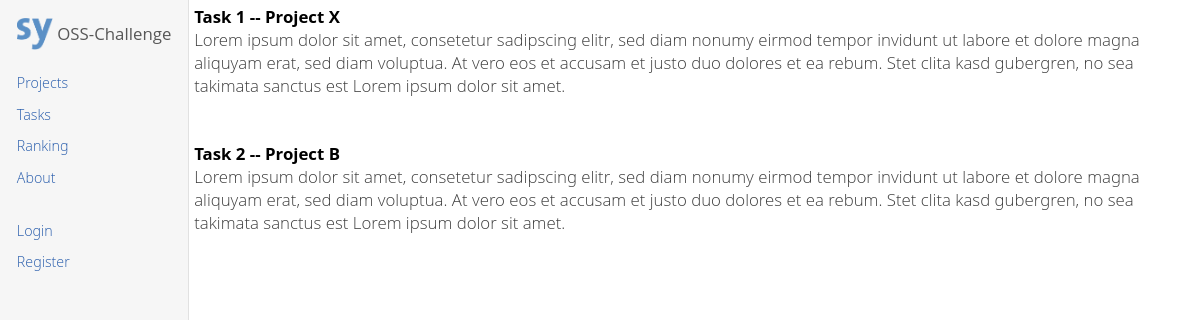
The page /tasks/ on the database as committed earlier.
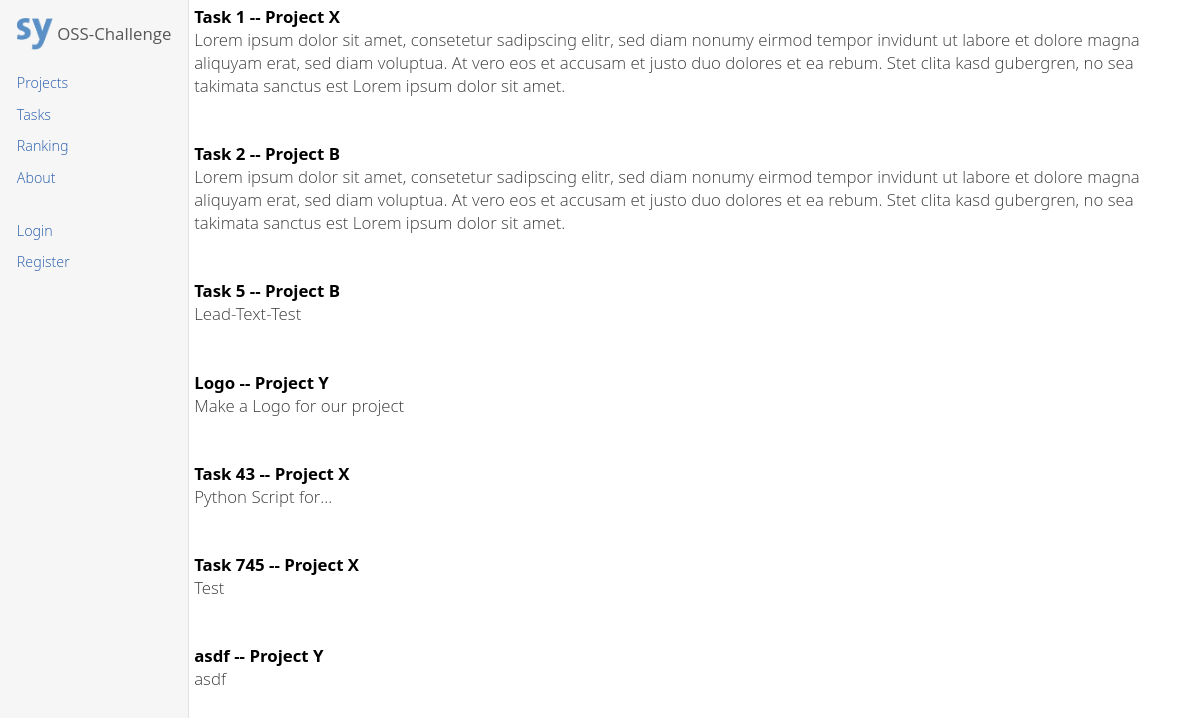
The same page on the database as committed later.
### osschallenge/models.py (models this page shows, shortened)
class Task(models.Model):
    title = models.CharField(max_length=50)
    lead_text = models.CharField(max_length=300)
    description = models.CharField(max_length=5000)
    mentor = models.ForeignKey(User, related_name="task_mentor")
    project = models.ForeignKey(Project, related_name="task_project")
    contributers = models.ManyToManyField(
        User,
        related_name="task_contributers"
    )

class Project(models.Model):
    title = models.CharField(max_length=50)
    lead_text = models.CharField(max_length=300)
    description = models.CharField(max_length=5000)
    licence = models.CharField(max_length=50)
    website = models.CharField(max_length=50)
    github = models.CharField(max_length=50)
    owner = models.ForeignKey(User, related_name="project_owner")
    mentors = models.ManyToManyField(User, related_name="project_mentors")

### osschallenge/views.py (the view)
class TaskIndexView(generic.ListView):
    template_name = 'osschallenge/taskindex.html'
    context_object_name = 'task_list'
    def get_queryset(self):
        return Task.objects.all()

### osschallenge/templates/osschallenge/taskindex.html
{% extends 'osschallenge/index.html' %}
{% block content %}
    {% if task_list %}
        <ul class="index">
        {% for task in task_list %}
            <li>
                <a href="/tasks/{{ task.id }}">{{ task.title }} -- {{ task.project.title }}</a>
                <p>{{ task.lead_text }}</p>
            </li>
        {% endfor %}
        </ul>
    {% else %}
        <p>No tasks available.</p>
    {% endif %}
{% endblock content %}

### osschallenge/templates/osschallenge/index.html (shortened to what this page needs)
{% load staticfiles %}
<html>
    <head>
        <link rel="stylesheet" type="text/css" href="{% static 'osschallenge/stylesheet.css'%}"/>
        <link rel="stylesheet" type="text/css" href="{% static 'osschallenge/adcssy.css'%}"/>
        <link rel="stylesheet" href="{% static 'osschallenge/font-awesome.min.css'%}"/>
    </head>
    <body class="page">
        <div class="page-viewport">
            <nav class="nav-side">
                <header class="nav-side-header">
                    <a href="/">
                        <div class="nav-side-header-logo"><img src="{% static "osschallenge/adsy.png" %}"/></div>
                        <div class="nav-side-header-title">OSS-Challenge</div>
                    </a>
                </header>
                <section class="nav-side-body">
                    <ul class="nav-side-list">
                    {% if user.is_authenticated %}
                        <li class="nav-side-list-item">
                            <a href="/projects">Projects</a>
                        </li>
                        <li class="nav-side-list-item">
                            <a href="/tasks">Tasks</a>
                        </li>
                        <li class="nav-side-list-item">
                            <a href="/ranking">Ranking</a>
                        </li>
                        <li class="nav-side-list-item">
                            <a href="/">About</a>
                        </li>
                        <br />
                        <li class="nav-side-list-item">
                            <a href="/profile">Profile</a>
                        </li>
                        <li class="nav-side-list-item">
                            <a href="/logout">Logout</a>
                        </li>
                        {% else %}
                        <li class="nav-side-list-item">
                            <a href="/projects">Projects</a>
                        </li>
                        <li class="nav-side-list-item">
                            <a href="/tasks">Tasks</a>
                        </li>
                        <li class="nav-side-list-item">
                            <a href="/ranking">Ranking</a>
                        </li>
                        <li class="nav-side-list-item">
                            <a href="/">About</a>
                        </li>
                        <br />
                        <li class="nav-side-list-item">
                            <a href="/login">Login</a>
                        </li>
                        <li class="nav-side-list-item">
                            <a href="/register">Register</a>
                        </li>
                        {% endif %}
                    </ul>
                </section>
            </nav>
            {% block content %}
            {% endblock content %}
            </div>
    </body>
</html>

### osschallenge/static/osschallenge/stylesheet.css (style rules this page uses)
html, body { margin: 0; height: 100%; }
ul.index { list-style: none; margin: 0; padding: 0; }
ul.index li { display: block; margin-bottom: 10px; padding: 5px; }
ul.index li a { text-decoration: none; font-weight: bold; color: black; }
div.nav-side-header-logo img { height: 100%; float: left; }

Rows that differ between the two databases and show on the page:
added Task: title "Task 5", project "Project B", lead_text "Lead-Text-Test"
added Task: title "Logo", project "Project Y", lead_text "Make a Logo for our project"
added Task: title "Task 43", project "Project X", lead_text "Python Script for..."
added Task: title "Task 745", project "Project X", lead_text "Test"
added Task: title "asdf", project "Project Y", lead_text "asdf"
